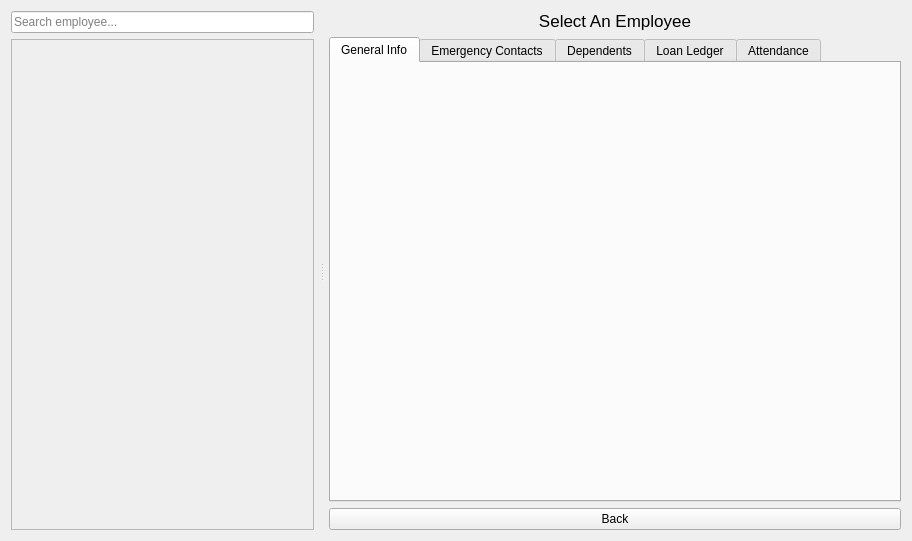
<?xml version="1.0" encoding="UTF-8"?>
<ui version="4.0">
 <class>EmployeeDetailsWidget</class>
 <widget class="QWidget" name="EmployeeDetailsWidget">
  <property name="geometry">
   <rect>
    <x>0</x>
    <y>0</y>
    <width>912</width>
    <height>541</height>
   </rect>
  </property>
  <layout class="QGridLayout" name="gridLayout">
   <item row="0" column="0">
    <widget class="QSplitter" name="mainSplitter">
     <property name="orientation">
      <enum>Qt::Horizontal</enum>
     </property>
     <property name="handleWidth">
      <number>15</number>
     </property>
     <widget class="QWidget" name="employeeListPanel">
      <layout class="QVBoxLayout" name="verticalLayoutLeft">
       <item>
        <widget class="QLineEdit" name="employeeSearchBox">
         <property name="placeholderText">
          <string>Search employee...</string>
         </property>
        </widget>
       </item>
       <item>
        <widget class="QScrollArea" name="employeeScrollArea">
         <property name="widgetResizable">
          <bool>true</bool>
         </property>
         <widget class="QWidget" name="employeeListContainer">
          <property name="geometry">
           <rect>
            <x>0</x>
            <y>0</y>
            <width>331</width>
            <height>491</height>
           </rect>
          </property>
          <layout class="QVBoxLayout" name="employeeListLayout"/>
         </widget>
        </widget>
       </item>
      </layout>
     </widget>
     <widget class="QWidget" name="EmployeeDetailsWidgetPanel">
      <layout class="QVBoxLayout" name="verticalLayoutRight">
       <item>
        <widget class="QLabel" name="employeeNameLabel">
         <property name="font">
          <font>
           <pointsize>13</pointsize>
          </font>
         </property>
         <property name="text">
          <string>Select An Employee</string>
         </property>
         <property name="alignment">
          <set>Qt::AlignCenter</set>
         </property>
        </widget>
       </item>
       <item>
        <widget class="QTabWidget" name="employeeTabs">
         <property name="currentIndex">
          <number>0</number>
         </property>
         <widget class="QWidget" name="tabGeneral">
          <attribute name="title">
           <string>General Info</string>
          </attribute>
         </widget>
         <widget class="QWidget" name="tabContacts">
          <attribute name="title">
           <string>Emergency Contacts</string>
          </attribute>
         </widget>
         <widget class="QWidget" name="tabDependent">
          <attribute name="title">
           <string>Dependents</string>
          </attribute>
         </widget>
         <widget class="QWidget" name="tabLoans">
          <attribute name="title">
           <string>Loan Ledger</string>
          </attribute>
         </widget>
         <widget class="QWidget" name="tabAttendance">
          <attribute name="title">
           <string>Attendance</string>
          </attribute>
         </widget>
        </widget>
       </item>
       <item>
        <widget class="QPushButton" name="backButton">
         <property name="text">
          <string>Back</string>
         </property>
        </widget>
       </item>
      </layout>
     </widget>
    </widget>
   </item>
  </layout>
 </widget>
 <resources/>
 <connections/>
</ui>
